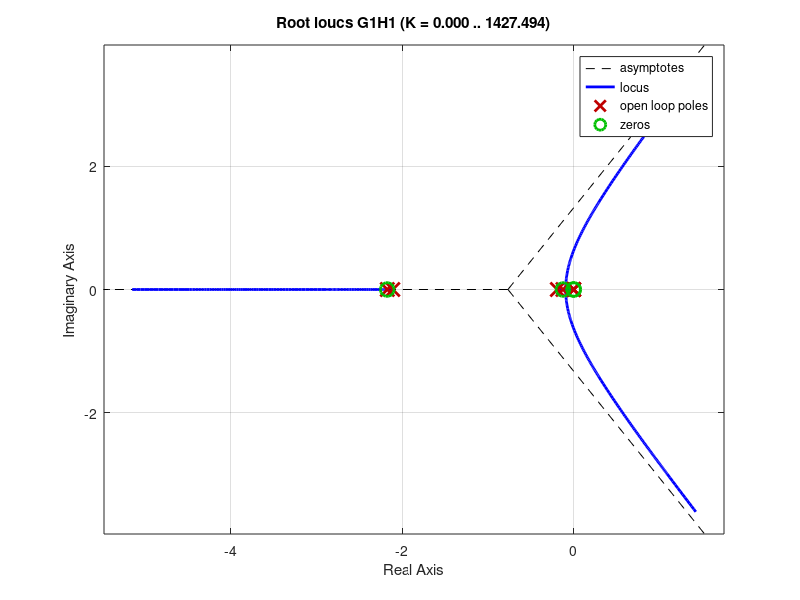
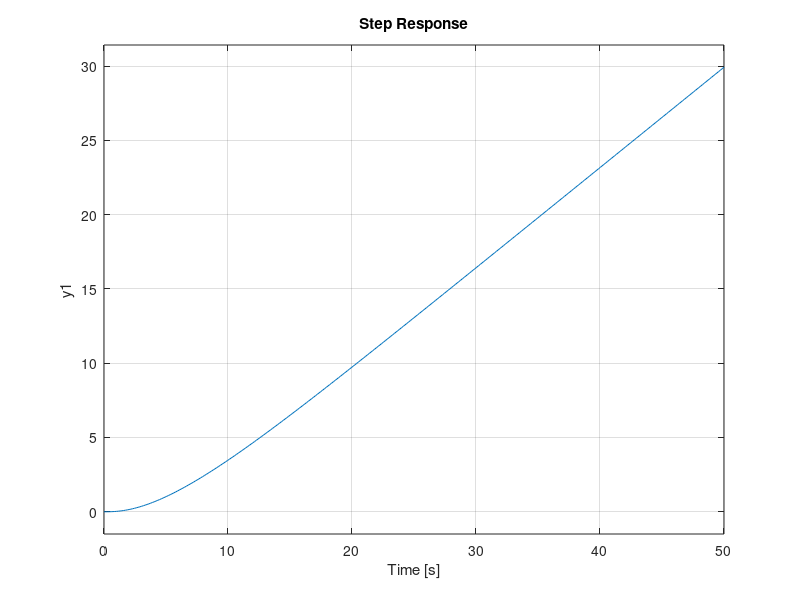
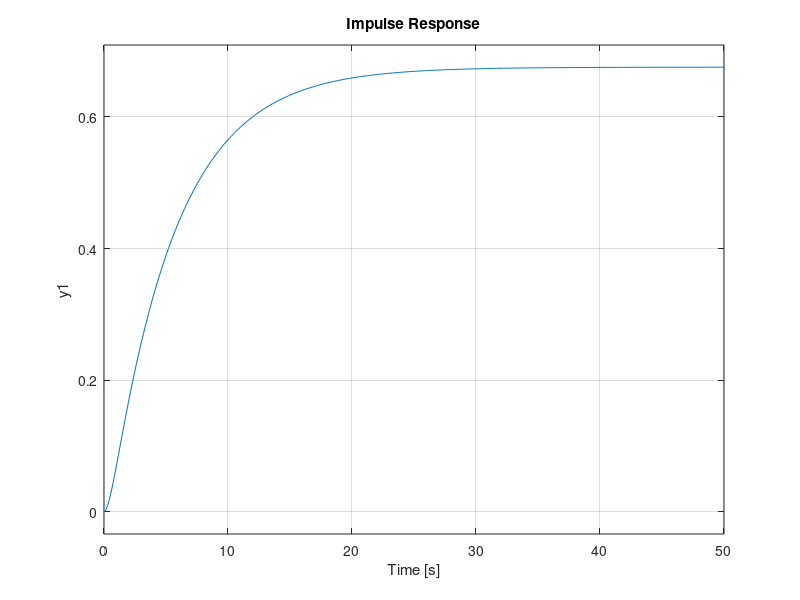
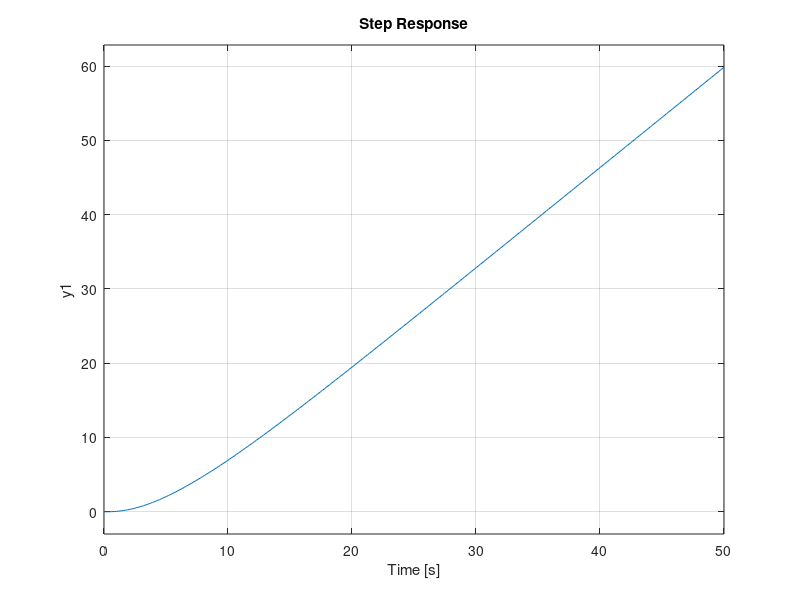

MATLAB code for these plots, in order:
clear variables
clc
close all
% Ganancia del controlador
k = 5

% Constantes del sistema
R = 1;
L = 0.1;
kA = 0.6;
kf = 0.6;
r = 0.5;
J = 5;
b = 3;
m = 4;
kp = 0.5;
kt = 1;

% Integrador y ecuaciones que se repiten varias veces
I = tf(1, [1 0]);
den_x2 = J + m*r^2;
den_x3 = L*kt + kA*kf;

% Parte mecanica del motor
M = tf(1, [den_x2 b*r^2]);

% Simplificacion de parte electrica del motor
E = tf(kt, den_x3);
P1 = E*I;
P2 = P1/(1 + P1*R);

% Simplificacion de la planta
P3 = P2*kf*M;
P4 = P3/(1 + P3*kA)*I;

% Funciones de trasferencia del sistema
G = k*P4*r;
H = kp;
LA = G*H;
LC = G/(1+G*H);
G1H1= LA/k;


%----------------------------------------------Lugar de las raices---------------------------------------------%
figure('Name','Lugar de las raices','NumberTitle','off');
rlocus(G1H1);

%------------------------------------Función de tranferencia a lazo abierto------------------------------------%
% Respuesta ante una entrada escalón y un impulso.
figure('Name','Función de tranferencia a lazo abierto con escalón unitario','NumberTitle','off');
step(LA);
figure('Name','Función de tranferencia a lazo abierto con un impulso','NumberTitle','off');
impulse(LA);

%--------------------------------Función de tranferencia de trayectoria directa--------------------------------%
% Respuesta ante una entrada escalón y un impulso.
figure('Name','Función de tranferencia de trayectoria directa con escalón unitario','NumberTitle','off');
step(G);
figure('Name','Función de tranferencia de trayectoria directa con un impulso','NumberTitle','off');
impulse(G);

%------------------------------------Función de tranferencia a lazo cerrado------------------------------------%
% Respuesta ante una entrada escalón y un impulso.
figure('Name','Función de tranferencia a lazo cerrado con escalón unitario','NumberTitle','off');
step(LC);
figure('Name','Función de tranferencia a lazo cerrado con un impulso','NumberTitle','off');
impulse(LC);

%---------------------------------------Respuesta de variables de estado---------------------------------------%
% Matrices de funciones dinamicas
C_3 = [r 0 0; 0 r 0; 0 0 r];
C = [r 0 0];
D = 0;

% Para el calculo de los limites de k, se utilizo el punto de ruptura como
% referencia para el valor critico, para el limite superior del caso 
% subamortiguado se utilizo el valor de k en el limite de estabilidad y
% para el limite inferior del caso sobreamortiguado se tiene el valor
% minimo de k, que en este caso es 0

% Para que el sistema sea subamortiguado el valor de k debe ser mayor a 0.337 y
% menor a 17.01
k_sub = 8;
A_sub = [0 1 0 ; 0 -(b*r^2)/den_x2 kf/den_x2 ; -(k_sub*kt*kp*r)/den_x3 -(kA*kt)/den_x3 -(kt*R)/den_x3];
B_sub = [0 ; 0 ; (k_sub*kt)/den_x3];
sys_sub = ss(A_sub, B_sub, C_3, D);
figure('Name','Respuesta de variables de estado caso subamortiguado','NumberTitle','off');
step(sys_sub);

% Para que el sistema sea críticamente amortiguado el valor de k debe ser
% igual a 0.337
k_crit = 0.337;
A_crit = [0 1 0 ; 0 -(b*r^2)/den_x2 kf/den_x2 ; -(k_crit*kt*kp*r)/den_x3 -(kA*kt)/den_x3 -(kt*R)/den_x3];
B_crit = [0 ; 0 ; (k_crit*kt)/den_x3];
sys_crit = ss(A_crit, B_crit, C_3, D);
figure('Name','Respuesta de variables de estado caso críticamente amortiguado','NumberTitle','off');
step(sys_crit);

% Para que el sistema sea sobreamortiguado el valor de k debe ser mayor a 0
% y menor a 0.337
k_sobre = 0.2;
A_sobre = [0 1 0 ; 0 -(b*r^2)/den_x2 kf/den_x2 ; -(k_sobre*kt*kp*r)/den_x3 -(kA*kt)/den_x3 -(kt*R)/den_x3];
B_sobre = [0 ; 0 ; (k_sobre*kt)/den_x3];
sys_sobre = ss(A_sobre, B_sobre, C_3, D);
figure('Name','Respuesta de variables de estado caso sobreamortiguado','NumberTitle','off');
step(sys_sobre);

% Respuesta ante una entrada escalón con diferentes valores de k.
vark = [0.2 0.4 0.6 0.8 1 1.2 1.4 1.6 1.8];
figure('Name','Respuesta del sistema en lazo cerrado para variaciones de 𝐾','NumberTitle','off');
hold on;
for k1 = vark
    % Matrices de funciones dinamicas faltantes
    A = [0 1 0 ; 0 -(b*r^2)/den_x2 kf/den_x2 ; -(k1*kt*kp*r)/den_x3 -(kA*kt)/den_x3 -(kt*R)/den_x3];
    B = [0 ; 0 ; (k1*kt)/den_x3];
    sys = ss(A, B, C, D);
    step(sys);
end
legend("k = 0.2", "k = 0.4", "k = 0.6", "k = 0.8", "k = 1", "k = 1.2", "k = 1.4", "k = 1.6", "k = 1.8", 'Location', 'southeast');
hold off;
